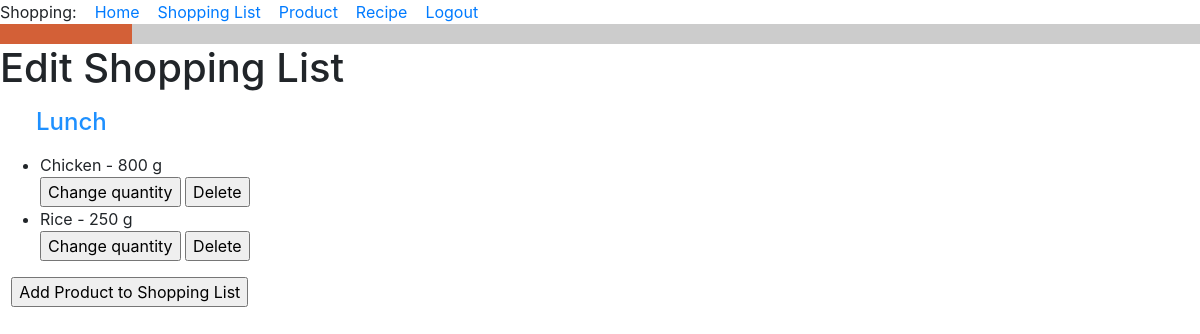
The page /edit_shopping_list/5 (signed in) on the database as committed earlier.
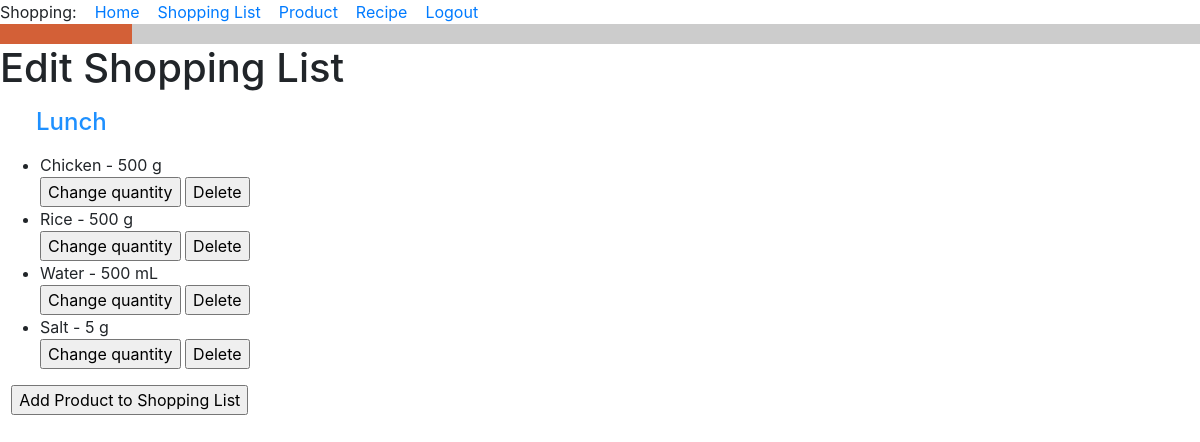
The same page on the database as committed later.
### food_app/models.py (models this page shows, shortened)
class ShoppingListItem(db.Model):
    id = db.Column(db.Integer, primary_key=True)
    shopping_list_id = db.Column(db.ForeignKey('shopping_list.id', ondelete='CASCADE'), nullable=False)
    product_id = db.Column(db.ForeignKey('product.id'))
    product = db.relationship('Product')
    quantity = db.Column(db.Integer, default=0)
    unit_of_measure = db.Column(db.String(120))
    is_buyed = db.Column(db.Boolean, default=False)
    def __str__(self):
        return f'{self.product} - {self.quantity} {self.unit_of_measure}'

class Product(db.Model):
    id = db.Column(db.Integer, primary_key=True)
    title = db.Column(db.String(256), index=True, unique=True, nullable=False)
    type_of_product = db.Column(db.String(120))
    unit_of_measure = db.Column(db.String(120))
    def __str__(self):
        return f'{self.title}'.capitalize()  # Big first letter only.

### food_app/routes.py (the view)
@app.route('/edit_shopping_list/<shopping_list_id>', methods=['GET', 'POST'])
@login_required
def edit_shopping_list(shopping_list_id):
    shopping_list = ShoppingList.query.filter_by(id=shopping_list_id).first()
    return render_template('edit_shopping_list.html', shopping_list=shopping_list)

### food_app/models.py (called while the page is built)
@login.user_loader
def load_user(id):
    return User.query.get(int(id))

    def __str__(self):
        return f'{self.title}'.capitalize()

### food_app/templates/edit_shopping_list.html (shortened to what this page needs)
{% extends "base.html" %}
{% block content %}
<h1>Edit Shopping List</h1>
<h4><div><p><p style="margin-left:1.5em"><font color="#1e90ff">{{ shopping_list }}</font></p></p></div></h4>
    <div><ul>  {% for item in shopping_list.items %}
        <li>{{ item }}</li>
      <head>
</head>
      <form action="{{ url_for('change_quantity_item', shopping_list_id=shopping_list.id, item_id=item.id) }}">
    <input class="button" type="submit" value="Change quantity">
</form>
<form action="{{ url_for('delete_shopping_list_item', shopping_list_id=shopping_list.id, item_id=item.id) }}">
    <input class="button" type="submit" value="Delete">
</form>
        {% endfor %}
    </ul>
    </div>
<form>
    <p style="margin-left:0.7em">
<input type="button" value="Add Product to Shopping List" onClick='location.href="http://127.0.0.1:5000/all_products"'>
    </p>
</form>
{% endblock %}

Rows that differ between the two databases and show on the page:
changed ShoppingListItem: quantity+unit_of_measure "Chicken - 800 g" → "Chicken - 500 g"
changed ShoppingListItem: quantity+unit_of_measure "Rice - 250 g" → "Rice - 500 g"
added ShoppingListItem: quantity+unit_of_measure "Water - 500 mL"
added ShoppingListItem: quantity+unit_of_measure "Salt - 5 g"
